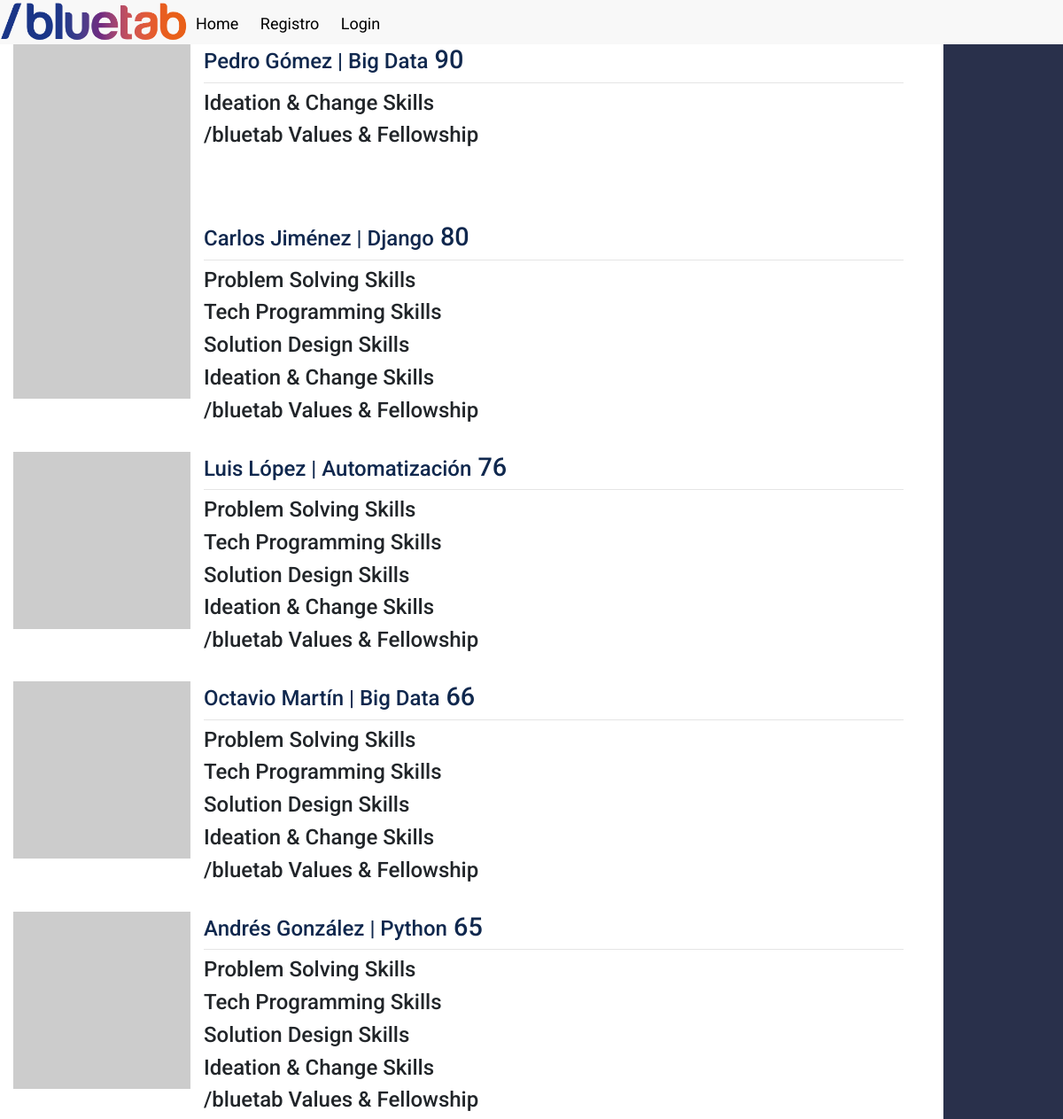
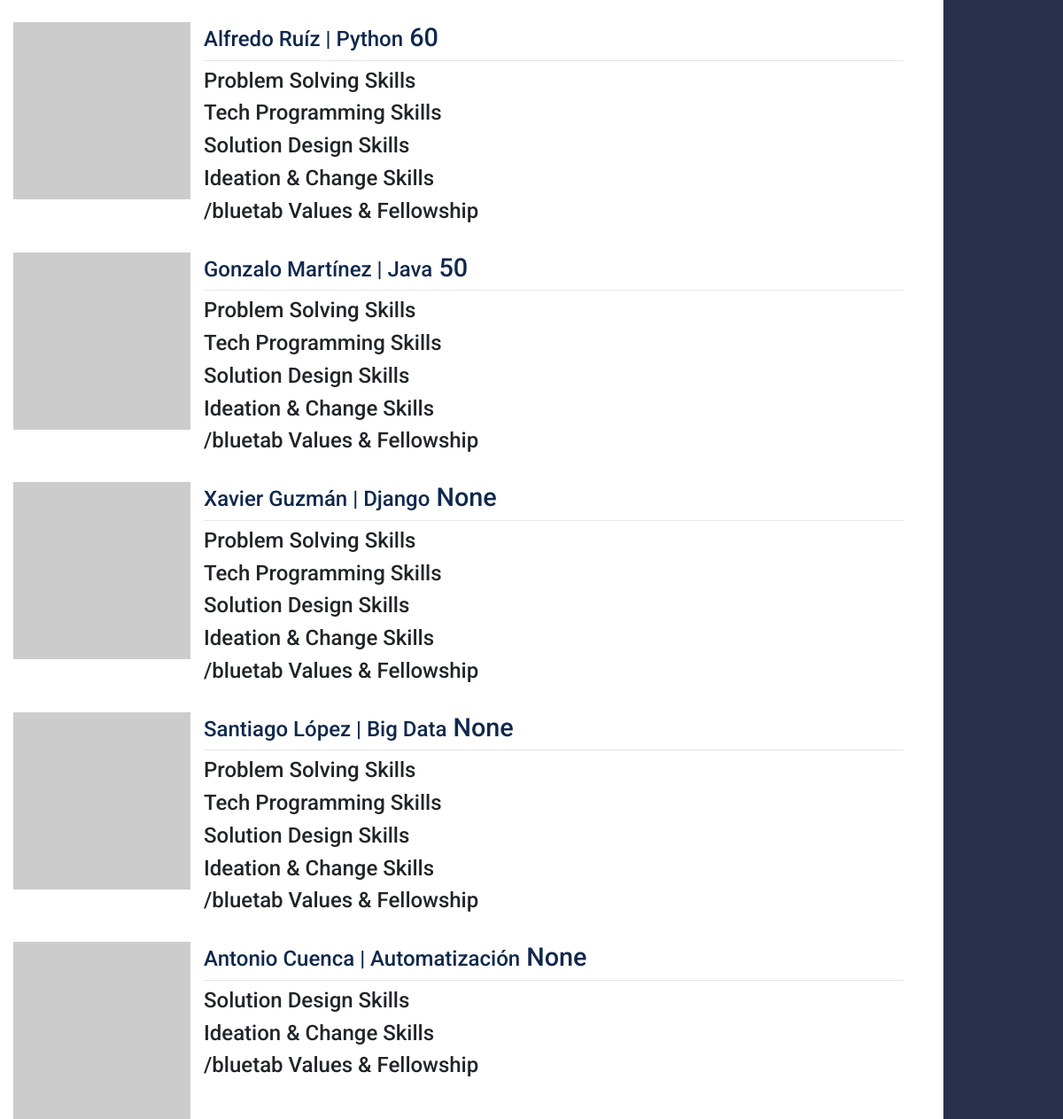
Before: / with the older database file (2 pictures, top to bottom).
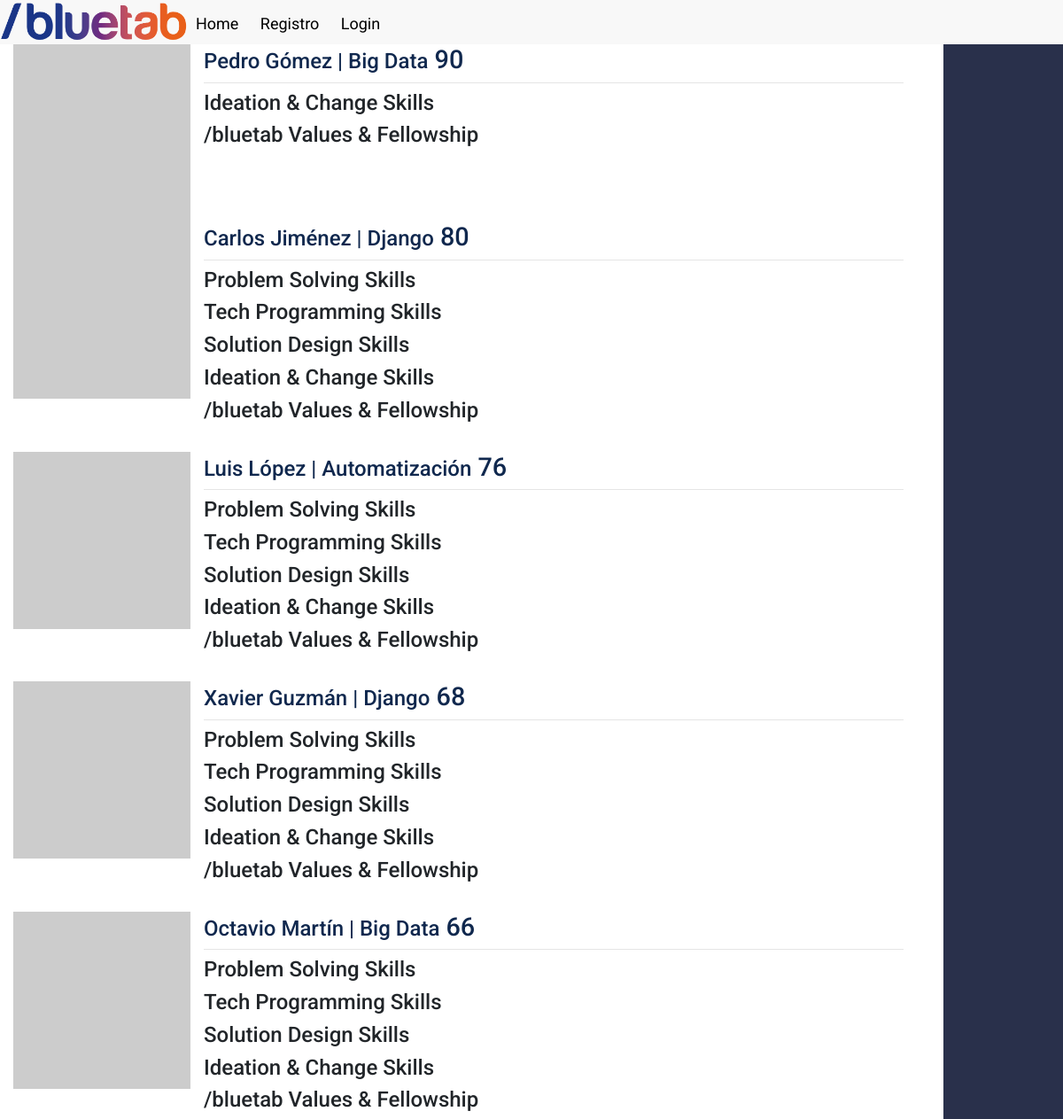
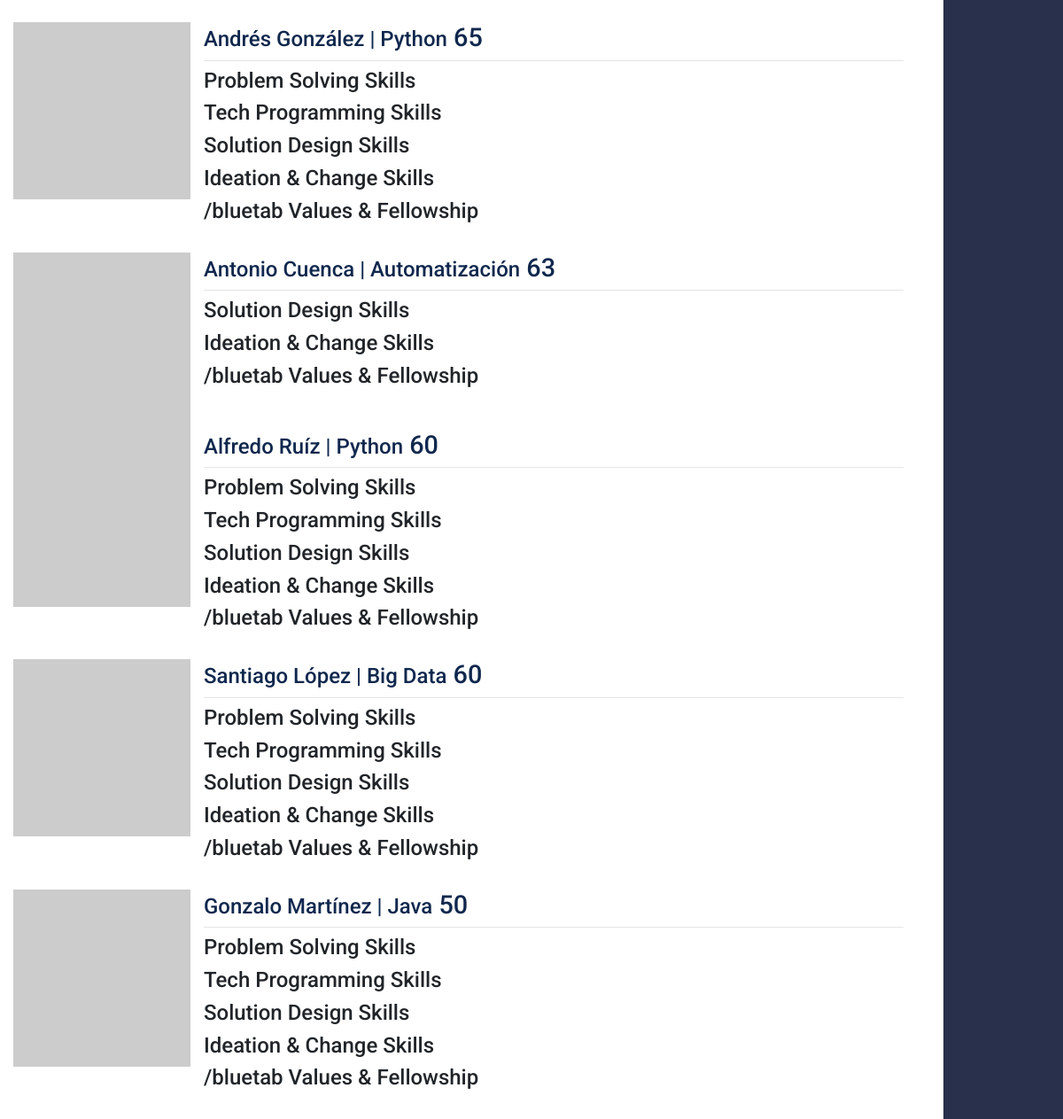
After: the same page with the newer database file (2 pictures, top to bottom).
### mainApp/models.py (models this page shows, shortened)
class User(AbstractUser):
    menciones_hechas = models.IntegerField(default=4, editable=False)
    promedio_puntuaciones = models.IntegerField(editable=False, default=0, blank=True, null=True)
    categorias = models.ManyToManyField('Categoria', blank=True)
    menciones = models.ManyToManyField('Mencion', blank=True, editable=False)
    proyecto = models.ManyToManyField('Proyecto', blank=True)
    es_mvp_mes = models.BooleanField(default=False)

class Proyecto(models.Model):
    nombre = models.CharField(max_length=100)
    descripcion = models.TextField(max_length=1000, blank=True)
    codigo = models.CharField(max_length=20)
    creado = models.DateTimeField(auto_now_add=True, editable=False)
    actualizado = models.DateTimeField(auto_now=True, editable=False)
    dificultad = models.IntegerField()
    autor = models.ForeignKey(settings.AUTH_USER_MODEL, null=True, blank=True, on_delete=models.SET_NULL, related_name='autor_proyecto')
    def __str__(self):
        return self.nombre

class Categoria(models.Model):
    nombre = models.CharField(max_length=255)
    puntuacion = models.ManyToManyField('Puntuacion', blank=True, default=4)
    descripcion = models.TextField(max_length=255, blank=True)
    def __str__(self):
        return self.nombre

### mainApp/views.py (the view)
# urls.py: path('', views.index, name='index'),
def index(request):
    promedios_totales()
    empleados = User.objects.order_by('-promedio_puntuaciones').filter(is_active=True).exclude(first_name='Admin')
    context = {
        'empleados': empleados,
    }
    return render(request, 'index.html', context)

### mainApp/views.py (called while the page is built)
def promedios_totales():
    n_empleados = User.objects.count()
    i = 1
    while (i<=n_empleados):
        promedio_total = Mencion.objects.filter(receptor=i).aggregate(Avg('puntuacion__valor'))
        empleado = get_object_or_404(User, pk=i)
        empleado.promedio_puntuaciones = promedio_total['puntuacion__valor__avg']
        empleado.save()
        i += 1

### templates/index.html
{% extends 'base.html' %}
{% block content %}
    {% for empleado in empleados %}
			<div class="row col-md-12 people">
				<div class="col-md-12">
					<div class="media">
						<a class="pull-left" href="#">
							<img class="media-object dp img-circle" src="http://lorempixel.com/200/200/people/{{ empleado.first_name }}" style="width: 200px;height:200px;">
						</a>
						<div class="media-body col-md-12">
							<h4 class="media-heading"><a href="{% url 'perfil' empleado.id %}">{{ empleado.first_name }} {{ empleado.last_name }} | {% for proy in empleado.proyecto.all %}{{ proy }}{% endfor %}<big> {{ empleado.promedio_puntuaciones }}</big></a></h4>
							<hr style="margin:8px auto">
							{% for categoria in empleado.categorias.all %}
								<h4>{{ categoria }}</h4>
							{% endfor %}
							<br>
						</div>
					</div>
				</div>
			</div>
    {% endfor %}
{% endblock %}

### templates/base.html (shortened to what this page needs)
{% load static %}
<!DOCTYPE html>
<html lang="en">
<head>
    <link rel="stylesheet" href="{% static 'css/bootstrap.css' %}" />
    <link rel="stylesheet" href="{% static 'css/navbar.css' %}"/>
    <link rel="stylesheet" href="{% static 'css/registro.css' %}"/>
    <link rel="stylesheet" href="{% static 'css/index.css' %}"/>
    <link rel="stylesheet" href="{% static 'css/perfil.css' %}"/>
</head>
<body>
    {% include 'parciales/_navbar.html' %}
    {% block content %}
    {% endblock %}
</body>
</html>

### templates/parciales/_navbar.html (shortened to what this page needs)
{% load static %}
<div class="nav">
  <div class="nav-header">
    <a class="brand" href="{% url 'index' %}">
        <img class="logo" src="{% static 'bluetab positive L.png' %}">
    </a>
  </div>
  <div class="nav-links">
    {% if user.is_authenticated %}
      <a href="{% url 'index' %}">Home</a>
      <a href="{% url 'dashboard' %}">Dashboard</a>
      <a href="{% url 'dashboard' %}">{{ user.first_name }}</a>
      <a href="{% url 'logoutv' %}">Logout</a>
    {% else %}
      <a href="{% url 'index' %}">Home</a>
      <a href="{% url 'registro' %}">Registro</a>
      <a href="{% url 'loginv' %}">Login</a>
    {% endif %}
  </div>
</div>

### BlueRecog/static/css/navbar.css (style rules this page uses)
* { box-sizing: border-box; }
body { margin: 0px; font-family: 'segoe ui'; }
.nav { height: 50px; width: 100%; background-color: #f8f8f8; position: relative; }
.nav > .nav-header { display: inline; }
.nav > .nav-header> .brand > .logo { display: inline-block; height: 35px; }
.nav > .nav-links { display: inline; font-size: 18px; }
.nav > .nav-links > a { display: inline-block; padding: 13px 10px 13px 10px; text-decoration: none; color: #000000; }
.nav > .nav-header> .brand > .logo { height: 50px; }

### BlueRecog/static/css/registro.css (style rules this page uses)
body { background: #29304B; background: -webkit-linear-gradient(right, #29304B, #29304B); background: -moz-linear-gradient(right, #29304B, #29304B); background: -o-linear-gradient(right, #29304B, #29304B); background: linear-gradient(to left, #29304B, #29304B); font-family: "Roboto", sans-serif; -webkit-font-smoothing: antialiased; -moz-osx-font-smoothing: grayscale; }

### BlueRecog/static/css/index.css (style rules this page uses)
.people { background: #ffffff; max-width: 90%; border: #000000; }

Changed rows visible on the page:
changed User "Xavier": promedio_puntuaciones "None" → "68"; moves up the list
changed User "Antonio": promedio_puntuaciones "None" → "63"; moves up the list
changed User "Santiago": promedio_puntuaciones "None" → "60"; moves down the list
